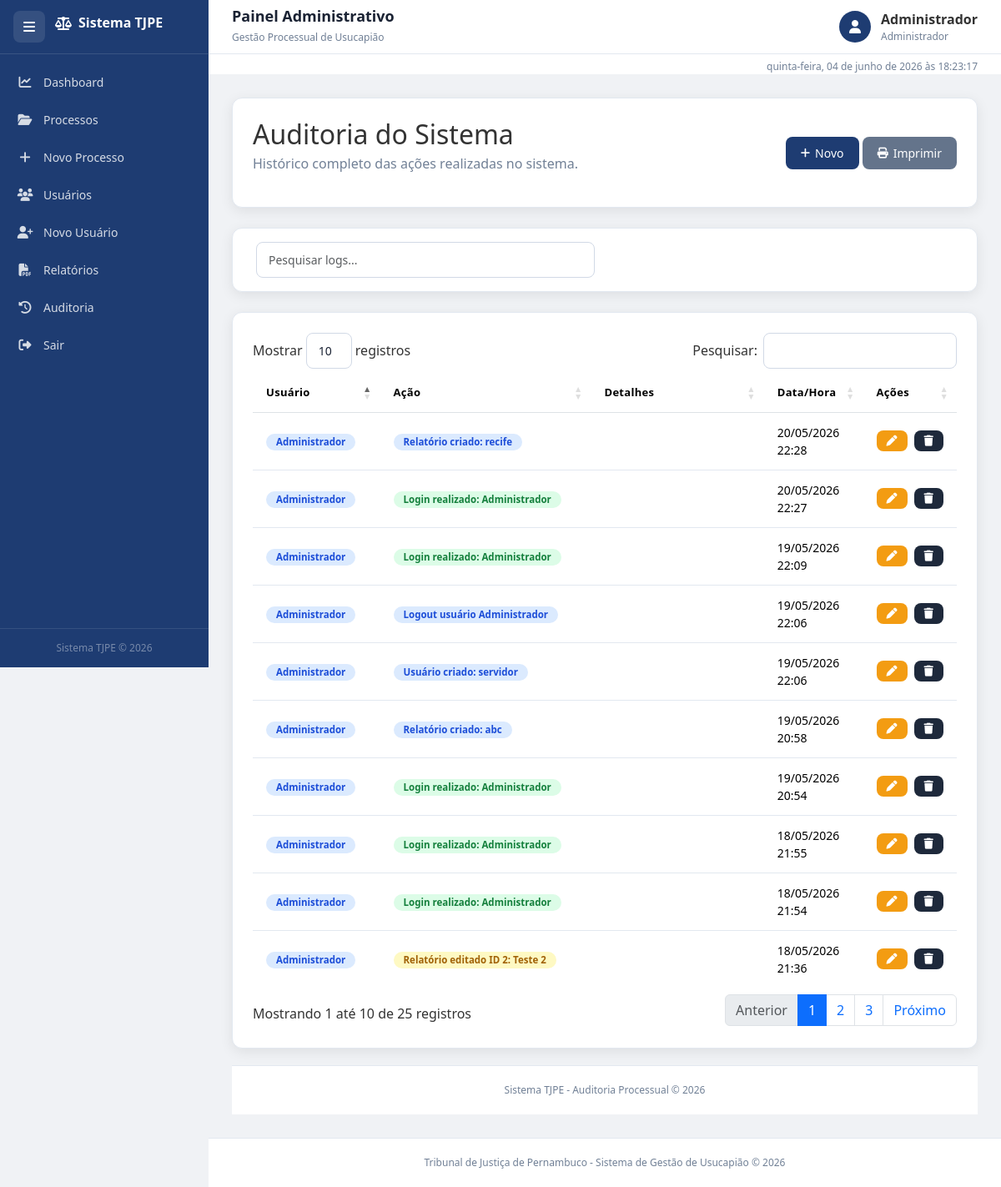
Page /auditoria (signed in) on the earlier database version.
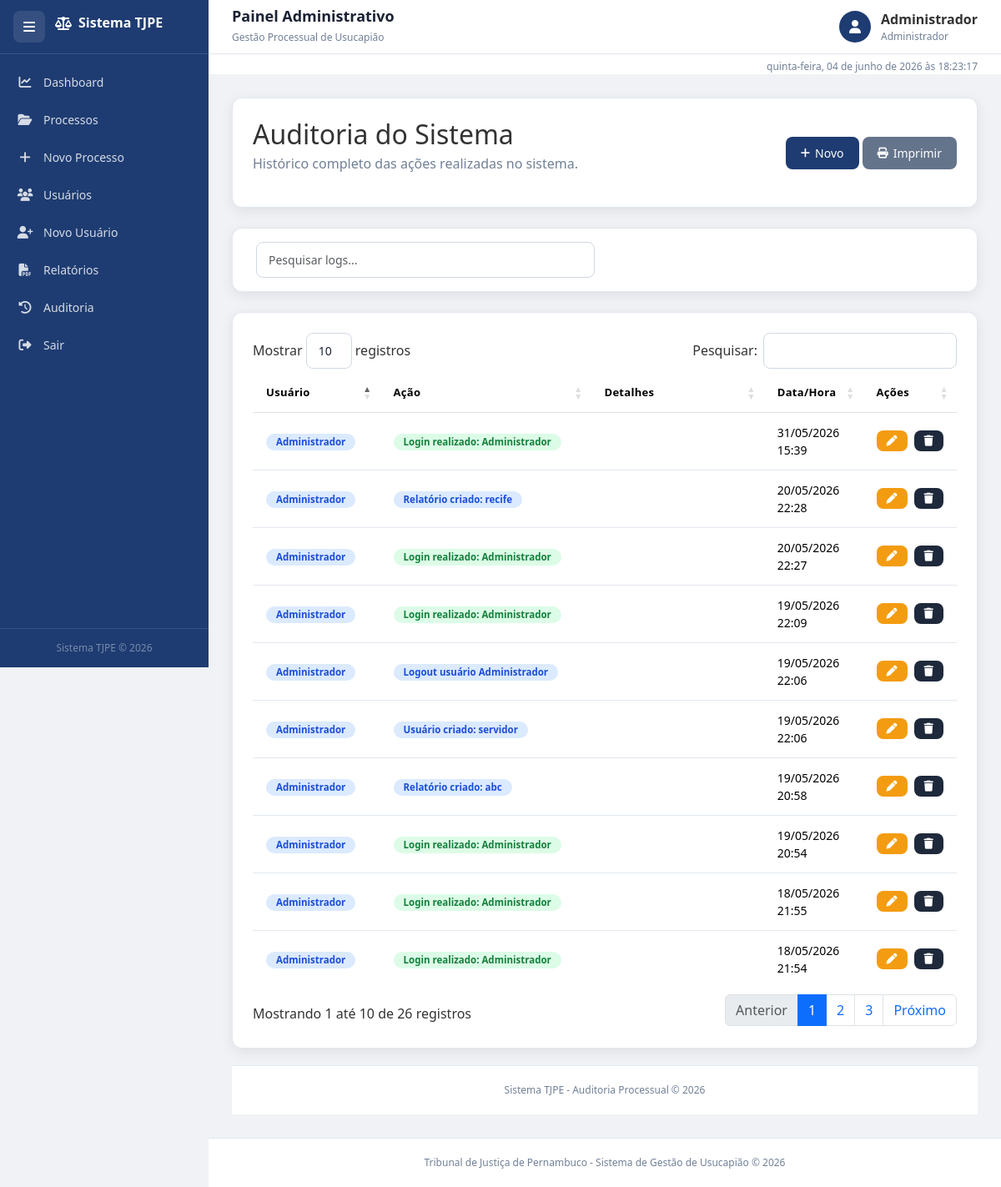
Same page on the later database version.
### tables this page shows
CREATE TABLE auditoria (
        id INTEGER PRIMARY KEY AUTOINCREMENT,
        acao TEXT,
        data TEXT
    , usuario TEXT, detalhes TEXT, data_hora TEXT);

### projeto_tj.py (the view)
@app.route("/auditoria")
@login_required
def auditoria():
    conn = get_db_connection()
    logs = conn.execute(
        """
        SELECT *
        FROM auditoria
        ORDER BY id DESC
        """
    ).fetchall()
    conn.close()
    logs_norm = []
    for l in logs:
        d = dict(l)
        usuario = d.get("usuario") or d.get("user") or "Sistema"
        acao = d.get("acao") or d.get("acao")
        detalhes = d.get("detalhes") or d.get("detalhe") or ""
        data_hora = d.get("data_hora") or d.get("data") or ""
        logs_norm.append({
            "id": d.get("id"),
            "usuario": usuario,
            "acao": acao,
            "detalhes": detalhes,
            "data_hora": data_hora
        })
    return render_template(
        "auditoria.html",
        logs=logs_norm
    )

### projeto_tj.py (called while the page is built, shortened)
def get_db_connection():
    conn = sqlite3.connect(DATABASE)
    conn.row_factory = sqlite3.Row
    return conn

def login_required(f):
    @wraps(f)
    def decorated_function(*args, **kwargs):
        return f(*args, **kwargs)
    return decorated_function

### templates/auditoria.html (shortened to what this page needs)
{% extends 'base.html' %}
{% block content %}
<div class="fade-in">
    <div class="card-box mb-4">
        <div class="d-flex justify-content-between align-items-center flex-wrap">
            <div>
                <h2 class="mb-1">
                    Auditoria do Sistema
                </h2>
                <p class="text-muted">
                    Histórico completo das ações realizadas no sistema.
                </p>
            </div>
            <div>
                <a href="{{ url_for('novo_auditoria') }}" class="btn btn-primary">
                    <i class="fa fa-plus"></i>
                    Novo
                </a>
                <button
                    class="btn btn-secondary"
                    onclick="window.print()"
                    data-tooltip="Imprimir auditoria"
                >
                    <i class="fa fa-print"></i>
                    Imprimir
                </button>
            </div>
        </div>
    </div>
    <div class="card-box mb-4">
        <div class="row">
            <div class="col-md-6">
                <input
                    type="text"
                    id="filtroTabela"
                    class="form-control"
                    placeholder="Pesquisar logs..."
                >
            </div>
        </div>
    </div>
    <div class="card-box">
        <div class="table-responsive">
            <table
                class="table table-hover align-middle"
                id="tabelaAuditoria"
            >
                <thead>
                    <tr>
                        <th width="20%">
                            Usuário
                        </th>
                        <th width="20%">
                            Ação
                        </th>
                        <th width="40%">
                            Detalhes
                        </th>
                        <th width="15%">
                            Data/Hora
                        </th>
                        <th width="5%">
                            Ações
                        </th>
                    </tr>
                </thead>
                <tbody>
                    {% for l in logs %}
                    <tr>
                        <td>
                            <span class="badge badge-info">
                                {{ l['usuario'] }}
                            </span>
                        </td>
                        <td>
                            {% if "Login" in l['acao'] %}
                                <span class="badge badge-success">
                                    {{ l['acao'] }}
                                </span>
                            {% elif "excluído" in l['acao'] %}
                                <span class="badge badge-danger">
                                    {{ l['acao'] }}
                                </span>
                            {% elif "editado" in l['acao'] %}
                                <span class="badge badge-warning">
                                    {{ l['acao'] }}
                                </span>
                            {% else %}
                                <span class="badge badge-info">
                                    {{ l['acao'] }}
                                </span>
                            {% endif %}
                        </td>
                        <td>
                        </td>
                        <td>
                            {{ l['data_hora'] }}
                        </td>
                        <td>
                            <div class="d-flex gap-2">
                            {% if session.get('perfil') == 'Administrador' %}
                                <a href="{{ url_for('editar_auditoria', id=l['id']) }}" class="btn btn-sm btn-warning">
                                    <i class="fa fa-pen"></i>
                            {% endif %}
                                </a>
                            {% if session.get('perfil') == 'Administrador' %}
                                <a href="{{ url_for('excluir_auditoria', id=l['id']) }}" class="btn btn-sm btn-dark" onclick="return confirm('Confirma exclusão?')">
                            {% endif %}
                                    <i class="fa fa-trash"></i>
                                </a>
                            </div>
                        </td>
                    </tr>
                    {% endfor %}
                </tbody>
            </table>
        </div>
    </div>
    <div class="footer">
        Sistema TJPE - Auditoria Processual © 2026
    </div>
</div>
{% endblock %}

### templates/base.html (shortened to what this page needs)
<!DOCTYPE html>
<html lang="pt-br">
<head>
    <link
        href="https://cdn.jsdelivr.net/npm/bootstrap@5.3.3/dist/css/bootstrap.min.css"
        rel="stylesheet"
    >
    <link
        href="https://cdnjs.cloudflare.com/ajax/libs/font-awesome/6.5.1/css/all.min.css"
        rel="stylesheet"
    >
    <link
        rel="stylesheet"
        href="https://cdn.datatables.net/1.13.8/css/dataTables.bootstrap5.min.css"
    >
    <link
        rel="stylesheet"
        href="{{ url_for('static', filename='css/style.css') }}"
    >
</head>
<body>
<div class="layout">
    <aside
        class="sidebar"
        id="sidebar"
    >
        <div class="sidebar-header">
            <button
                class="menu-btn"
                id="menu-btn"
                data-tooltip="Expandir menu"
            >
                <i class="fa fa-bars"></i>
            </button>
            <h2 class="logo">
                <i class="fa fa-scale-balanced"></i>
                <span>
                    Sistema TJPE
                </span>
            </h2>
        </div>
        <ul class="menu-links">
            <li>
                <a href="{{ url_for('dashboard') }}">
                    <i class="fa fa-chart-line"></i>
                    <span>
                        Dashboard
                    </span>
                </a>
            </li>
            <li>
                <a href="{{ url_for('processos') }}">
                    <i class="fa fa-folder-open"></i>
                    <span>
                        Processos
                    </span>
                </a>
            </li>
            <li>
                <a href="{{ url_for('novo_processo') }}">
                    <i class="fa fa-plus"></i>
                    <span>
                        Novo Processo
                    </span>
                </a>
            </li>
            <li>
                <a href="{{ url_for('usuarios') }}">
                    <i class="fa fa-users"></i>
                    <span>
                        Usuários
                    </span>
                </a>
            </li>
            <li>
                <a href="{{ url_for('novo_usuario') }}">
                    <i class="fa fa-user-plus"></i>
                    <span>
                        Novo Usuário
                    </span>
                </a>
            </li>
            <li>
                <a href="{{ url_for('relatorios') }}">
                    <i class="fa fa-file-pdf"></i>
                    <span>
                        Relatórios
                    </span>
                </a>
            </li>
            <li>
                <a href="{{ url_for('auditoria') }}">
                    <i class="fa fa-clock-rotate-left"></i>
                    <span>
                        Auditoria
                    </span>
                </a>
            </li>
            <li>
                <a href="{{ url_for('logout') }}">
                    <i class="fa fa-right-from-bracket"></i>
                    <span>
                        Sair
                    </span>
                </a>
            </li>
        </ul>
        <div class="sidebar-footer">
            <small>
                Sistema TJPE © 2026
            </small>
        </div>
    </aside>
    <main
        class="main-content"
        id="main-content"
    >
        <div class="topbar">
            <div>
                <h3 class="page-title">
                    {% block page_title %}
                        Painel Administrativo
                    {% endblock %}
                </h3>
                <small class="text-muted">
                    Gestão Processual de Usucapião
                </small>
            </div>
            <div class="topbar-user">
                <div class="user-avatar">
                    <i class="fa fa-user"></i>
                </div>
                <div>
                    <strong>
                        {{ session.get('usuario_nome', 'Usuário') }}
                    </strong>
                    <small class="d-block text-muted">
                        {{ session.get('perfil', 'Perfil') }}
                    </small>
                </div>
            </div>
        </div>
        <div id="relogio"></div>
        <div class="content-area">
            {% block content %}
            {% endblock %}
        </div>
        <div class="footer">
            Tribunal de Justiça de Pernambuco -
            Sistema de Gestão de Usucapião © 2026
        </div>
    </main>
</div>
</body>
</html>

Differences in the rows shown:
no longer on this page (row unchanged): auditoria: usuario "Administrador", acao "Relatório editado ID 2: Teste 2", data_hora "18/05/2026 21:36"
added auditoria: usuario "Administrador", acao "Login realizado: Administrador", data_hora "31/05/2026 15:39"
Other differences:
text written by a page script: "Mostrar registros Pesquisar: Mostrando 1 até 10 de 25 registros Anterior 1 2 3 Próximo" → "Mostrar registros Pesquisar: Mostrando 1 até 10 de 26 registros Anterior 1 2 3 Próximo"
